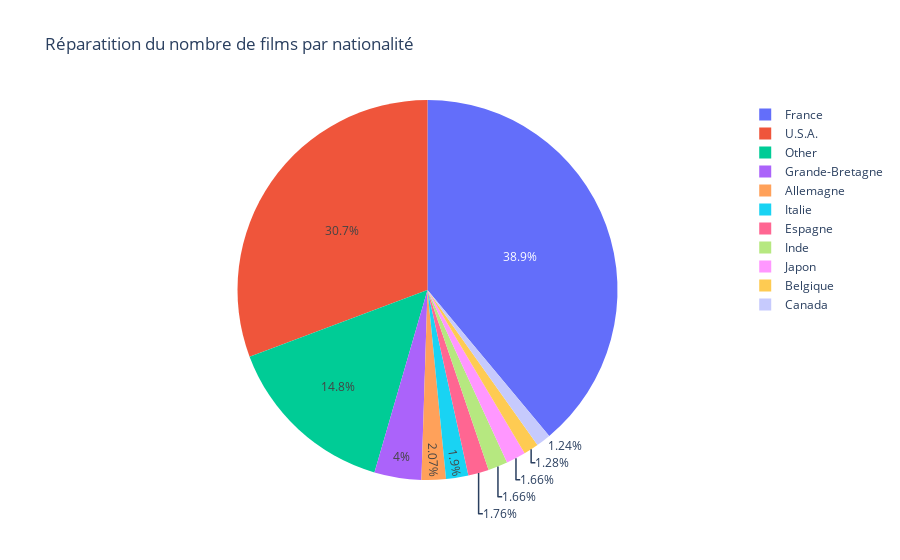

Write notebook code for a chart like this one.
### Markdown cell above
**repartition par nationalité**

### Code cell
import plotly.express as px


gg=df.pays.value_counts()
gg=gg.reset_index()
gg=gg.rename({"index":"pays","pays":"nb"},axis=1)
gg.loc[gg['nb'] <100, "pays"] = "Other"
hh=gg.groupby(['pays']).sum()
hh=hh.reset_index()


fig = px.pie(df, values=hh.nb, names=hh.pays,title='Réparatition du nombre de films par nationalité')
fig.show()

### Figure 1 — Plotly figure (JSON) as saved in the notebook; plotly's stock layout.template omitted (floating-point values rounded to 4 significant figures)
{"data": [{"domain": {"x": [0, 1], "y": [0, 1]}, "hovertemplate": "label=%{label}<br>value=%{value}<extra></extra>", "labels": ["Allemagne", "Belgique", "Canada", "Espagne", "France", "Grande-Bretagne", "Inde", "Italie", "Japon", "Other", "U.S.A."], "legendgroup": "", "name": "", "showlegend": true, "type": "pie", "values": [256, 159, 154, 218, 4823, 495, 206, 235, 206, 1832, 3804]}], "layout": {"legend": {"tracegroupgap": 0}, "title": {"text": "Réparatition du nombre de films par nationalité"}}}
